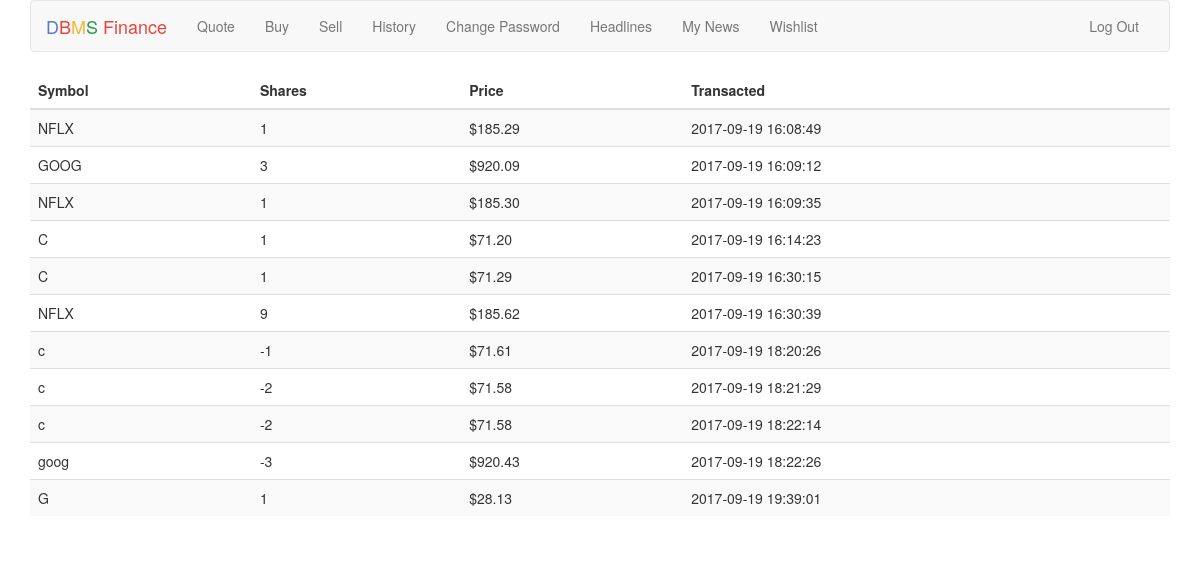
Page /history (signed in) on the committed database.
### tables this page shows
CREATE TABLE 'history' ('id' INTEGER NOT NULL, 'sym' TEXT NOT NULL, 'shares' INTEGER NOT NULL,'price' REAL NOT NULL, 'Transacted' DATETIME NOT NULL DEFAULT CURRENT_TIMESTAMP);

### application.py (the view)
@app.route("/history")
@login_required
def history():
    rows = db.execute("SELECT * FROM history WHERE id=:id  ORDER BY Transacted",id=session["user_id"])
    return render_template("history.html",rows = rows)
    return apology("TODO")

### helpers.py (called while the page is built)
def login_required(f):
    @wraps(f)
    def decorated_function(*args, **kwargs):
        if session.get("user_id") is None:
            return redirect(url_for("login", next=request.url))
        return f(*args, **kwargs)
    return decorated_function

def usd(value):
    return "${:,.2f}".format(value)

### templates/history.html (shortened to what this page needs)
{% extends "layout.html" %}
{% block main %}
    <table class="table table-striped">
        <thead>
            <tr>
                <th>Symbol</th>
                <th>Shares</th>
                <th>Price</th>
                <th>Transacted</th>
            </tr>
        </thead>
        <tbody>
            {%for rowX in rows%}
                <tr>
                    <td>{{rowX.sym}}</td>
                    <td>{{rowX.shares}}</td>
                    <td>{{rowX.price|usd}}</td>
                    <td>{{rowX.Transacted}}</td>
                </tr>
            {%endfor%}
        </tbody>
    </table>
{% endblock %}

### static/styles.css (style rules this page uses)
main td { text-align: left; }

### rows in the picture
history: sym "NFLX", shares "1", price "$185.29", Transacted "2017-09-19 16:08:49"
history: sym "GOOG", shares "3", price "$920.09", Transacted "2017-09-19 16:09:12"
history: sym "NFLX", shares "1", price "$185.30", Transacted "2017-09-19 16:09:35"
history: sym "C", shares "1", price "$71.20", Transacted "2017-09-19 16:14:23"
history: sym "C", shares "1", price "$71.29", Transacted "2017-09-19 16:30:15"
history: sym "NFLX", shares "9", price "$185.62", Transacted "2017-09-19 16:30:39"
history: sym "c", shares "-1", price "$71.61", Transacted "2017-09-19 18:20:26"
history: sym "c", shares "-2", price "$71.58", Transacted "2017-09-19 18:21:29"
history: sym "c", shares "-2", price "$71.58", Transacted "2017-09-19 18:22:14"
history: sym "goog", shares "-3", price "$920.43", Transacted "2017-09-19 18:22:26"
history: sym "G", shares "1", price "$28.13", Transacted "2017-09-19 19:39:01"
